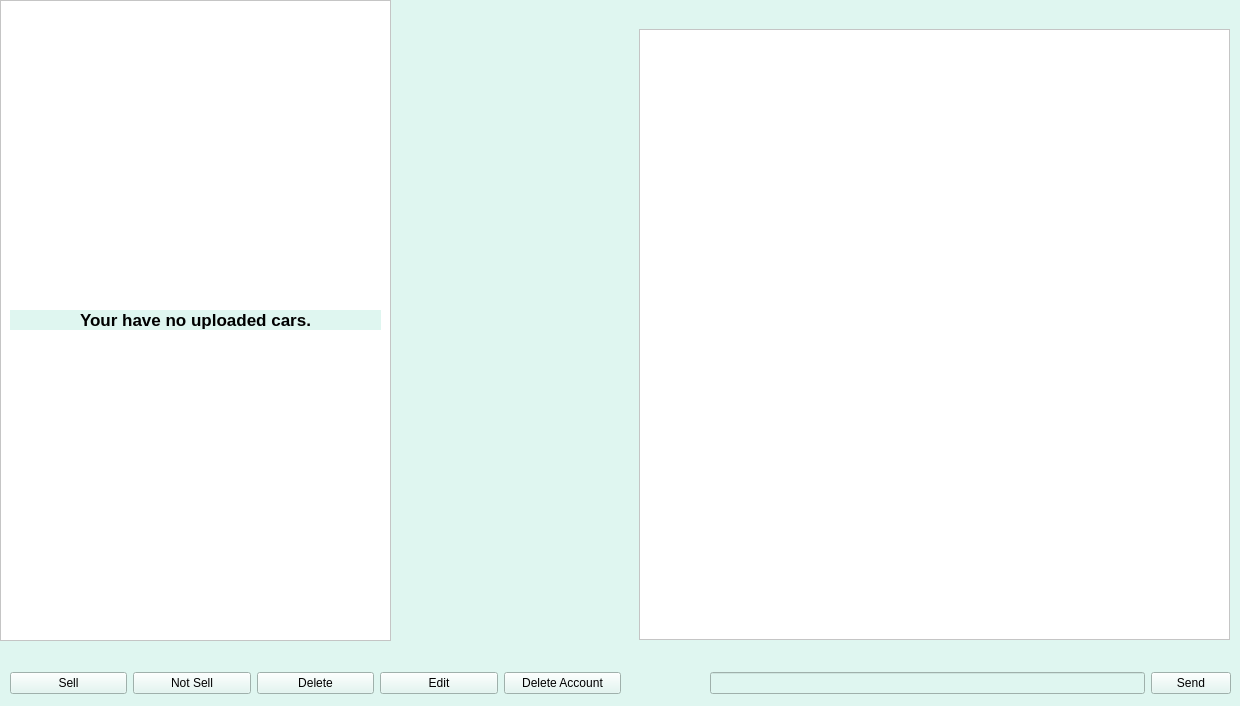
    <widget class="QWidget" name="CarGaleryPage">
     <property name="styleSheet">
      <string notr="true">background-color: rgb(223, 246, 240);</string>
     </property>
     <widget class="QScrollArea" name="scrollArea">
      <property name="geometry">
       <rect>
        <x>639</x>
        <y>29</y>
        <width>591</width>
        <height>611</height>
       </rect>
      </property>
      <property name="styleSheet">
       <string notr="true">background-color: rgb(255, 255, 255);</string>
      </property>
      <property name="widgetResizable">
       <bool>true</bool>
      </property>
      <widget class="QWidget" name="scrollAreaWidgetContents">
       <property name="geometry">
        <rect>
         <x>0</x>
         <y>0</y>
         <width>589</width>
         <height>609</height>
        </rect>
       </property>
      </widget>
     </widget>
     <widget class="QWidget" name="layoutWidget">
      <property name="geometry">
       <rect>
        <x>710</x>
        <y>670</y>
        <width>521</width>
        <height>27</height>
       </rect>
      </property>
      <layout class="QHBoxLayout" name="horizontalLayout_23">
       <item>
        <widget class="QLineEdit" name="lineEdit_2"/>
       </item>
       <item>
        <widget class="QPushButton" name="pushButton_3">
         <property name="text">
          <string>Send</string>
         </property>
        </widget>
       </item>
      </layout>
     </widget>
     <widget class="QListWidget" name="listWidget">
      <property name="geometry">
       <rect>
        <x>0</x>
        <y>0</y>
        <width>391</width>
        <height>641</height>
       </rect>
      </property>
      <property name="styleSheet">
       <string notr="true">background-color: rgb(255, 255, 255);</string>
      </property>
     </widget>
     <widget class="QWidget" name="layoutWidget">
      <property name="geometry">
       <rect>
        <x>10</x>
        <y>670</y>
        <width>611</width>
        <height>27</height>
       </rect>
      </property>
      <layout class="QHBoxLayout" name="horizontalLayout_4">
       <item>
        <widget class="QPushButton" name="SellButton">
         <property name="text">
          <string>Sell</string>
         </property>
        </widget>
       </item>
       <item>
        <widget class="QPushButton" name="NotSellButton">
         <property name="text">
          <string>Not Sell</string>
         </property>
        </widget>
       </item>
       <item>
        <widget class="QPushButton" name="DeleteButton">
         <property name="text">
          <string>Delete</string>
         </property>
        </widget>
       </item>
       <item>
        <widget class="QPushButton" name="editButton">
         <property name="text">
          <string>Edit</string>
         </property>
        </widget>
       </item>
       <item>
        <widget class="QPushButton" name="deleteUserButton">
         <property name="text">
          <string>Delete Account</string>
         </property>
        </widget>
       </item>
      </layout>
     </widget>
     <widget class="QLabel" name="messageLabel">
      <property name="geometry">
       <rect>
        <x>436</x>
        <y>610</y>
        <width>161</width>
        <height>20</height>
       </rect>
      </property>
      <property name="text">
       <string/>
      </property>
      <property name="alignment">
       <set>Qt::AlignCenter</set>
      </property>
     </widget>
     <widget class="QLabel" name="listEmptyLabel">
      <property name="geometry">
       <rect>
        <x>10</x>
        <y>310</y>
        <width>371</width>
        <height>20</height>
       </rect>
      </property>
      <property name="font">
       <font>
        <pointsize>13</pointsize>
        <weight>75</weight>
        <italic>false</italic>
        <bold>true</bold>
        <underline>false</underline>
        <kerning>true</kerning>
       </font>
      </property>
      <property name="autoFillBackground">
       <bool>false</bool>
      </property>
      <property name="text">
       <string>Your have no uploaded cars.</string>
      </property>
      <property name="textFormat">
       <enum>Qt::AutoText</enum>
      </property>
      <property name="alignment">
       <set>Qt::AlignCenter</set>
      </property>
     </widget>
    </widget>
